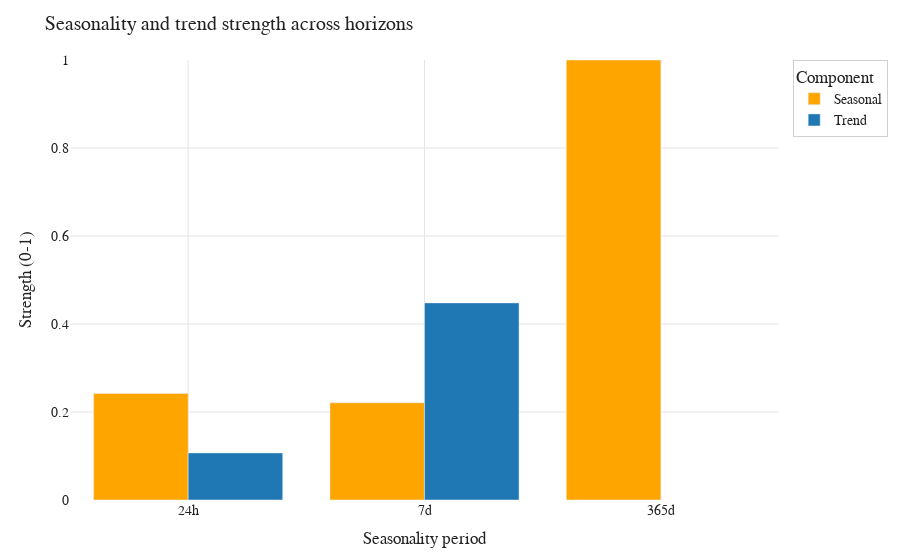

The code cell stored with this chart in its notebook:
### Code cell
fig_strength = px.bar(
    seasonality_strength_df,
    x="period",
    y="value",
    color="strength_type",
    title="Seasonality and trend strength across horizons",
    labels={"period": "Seasonality period", "value": "Strength (0-1)", "strength_type": "Component"},
    color_discrete_map={"Seasonal": "#FFA500", "Trend": "#1f77b4"},
    barmode="group",
)
fig_strength.update_layout(
    paper_bgcolor="#ffffff",
    plot_bgcolor="#ffffff",
    font=dict(family="CMU Serif, 'Times New Roman', serif", size=14, color="#222"),
    legend=dict(bgcolor="rgba(255,255,255,0.85)", bordercolor="#d0d0d0", borderwidth=1),
    margin=dict(t=60, r=40, b=60, l=70),
)
fig_strength.update_xaxes(showgrid=True, gridcolor="#e5e5e5")
fig_strength.update_yaxes(showgrid=True, gridcolor="#e5e5e5", range=[0, 1])

save_figure(fig_strength, "demand_seasonality_strength", width=900, height=600)
fig_strength

### Figure 1 — Plotly figure (JSON) as saved in the notebook; plotly's stock layout.template omitted (floating-point values rounded to 4 significant figures)
{"data": [{"alignmentgroup": "True", "hovertemplate": "Component=Seasonal<br>Seasonality period=%{x}<br>Strength (0-1)=%{y}<extra></extra>", "legendgroup": "Seasonal", "marker": {"color": "#FFA500", "pattern": {"shape": ""}}, "name": "Seasonal", "offsetgroup": "Seasonal", "orientation": "v", "showlegend": true, "textposition": "auto", "type": "bar", "x": ["24h", "7d", "365d"], "xaxis": "x", "y": [0.242, 0.221, 1.0], "yaxis": "y"}, {"alignmentgroup": "True", "hovertemplate": "Component=Trend<br>Seasonality period=%{x}<br>Strength (0-1)=%{y}<extra></extra>", "legendgroup": "Trend", "marker": {"color": "#1f77b4", "pattern": {"shape": ""}}, "name": "Trend", "offsetgroup": "Trend", "orientation": "v", "showlegend": true, "textposition": "auto", "type": "bar", "x": ["24h", "7d"], "xaxis": "x", "y": [0.107, 0.448], "yaxis": "y"}], "layout": {"barmode": "group", "font": {"color": "#222", "family": "CMU Serif, 'Times New Roman', serif", "size": 14}, "legend": {"bgcolor": "rgba(255,255,255,0.85)", "bordercolor": "#d0d0d0", "borderwidth": 1, "title": {"text": "Component"}, "tracegroupgap": 0}, "margin": {"b": 60, "l": 70, "r": 40, "t": 60}, "paper_bgcolor": "#ffffff", "plot_bgcolor": "#ffffff", "title": {"text": "Seasonality and trend strength across horizons"}, "xaxis": {"anchor": "y", "domain": [0, 1], "gridcolor": "#e5e5e5", "showgrid": true, "title": {"text": "Seasonality period"}}, "yaxis": {"anchor": "x", "domain": [0, 1], "gridcolor": "#e5e5e5", "range": [0, 1], "showgrid": true, "title": {"text": "Strength (0-1)"}}}}
